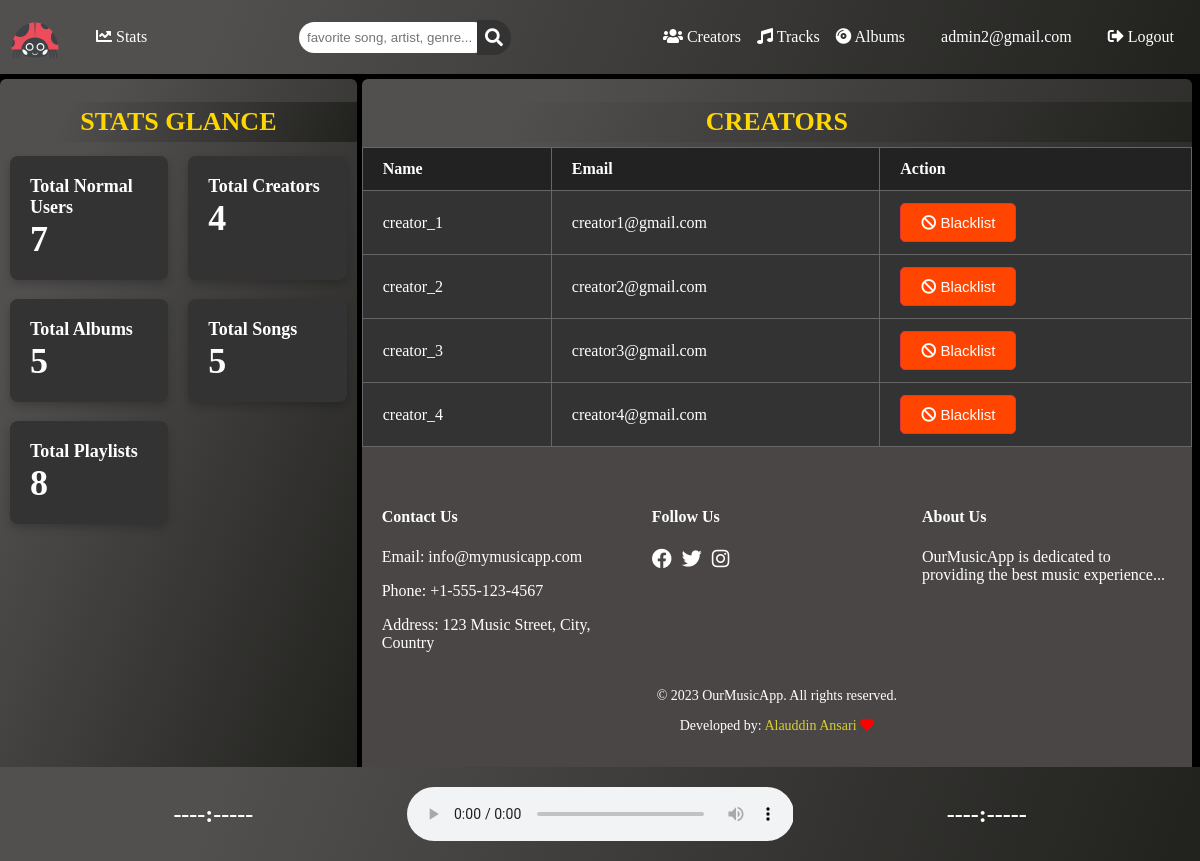
The app's page /all_creators (signed in), older data.
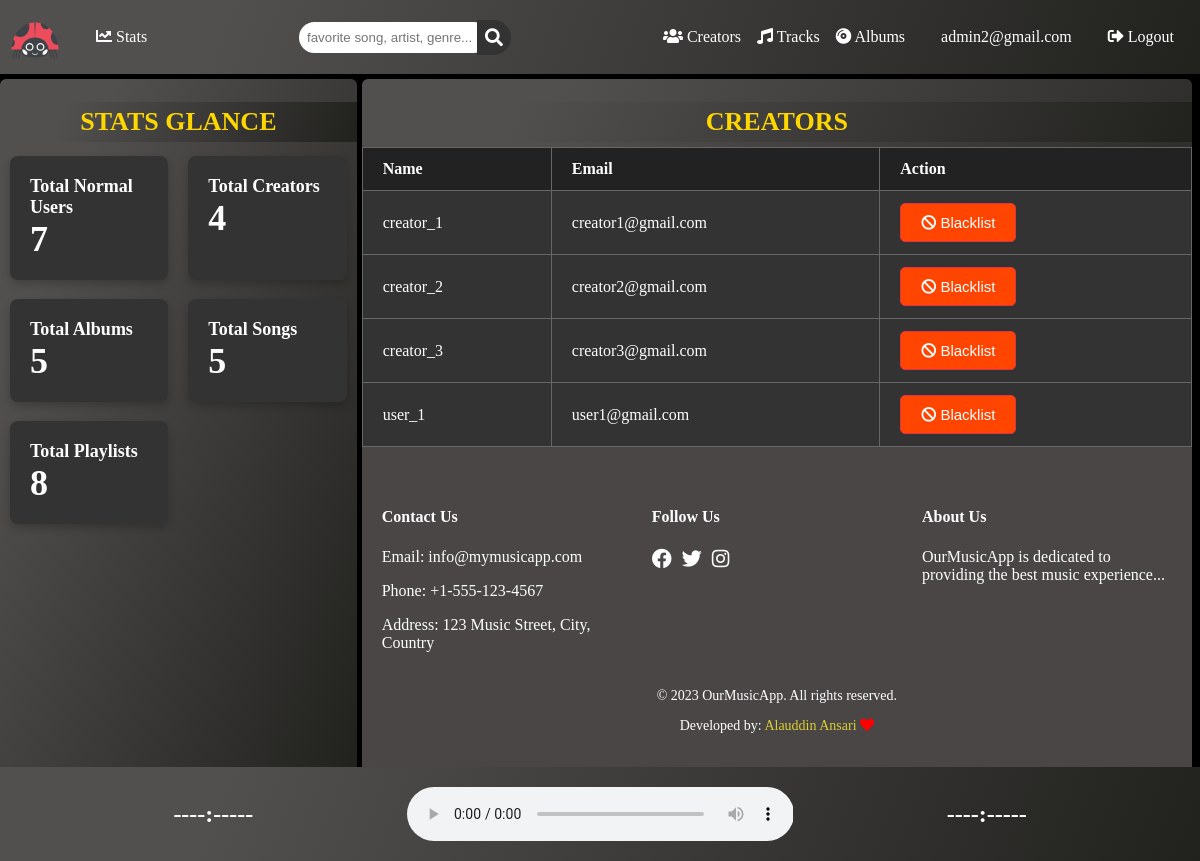
The same page, newer data.
### models/user_model.py (models this page shows)
class Admin(db.Model, UserMixin):
    id = db.Column(db.String(36), primary_key=True, default=generate_uuid, unique=True)
    username = db.Column(db.String(80), nullable=False)
    email = db.Column(db.String(120), unique=True, nullable=False)
    password = db.Column(db.String(80), nullable=False)
    role = db.Column(db.String(10), nullable=False, default='admin')

class User(db.Model, UserMixin):
    id = db.Column(db.String(36), primary_key=True, default=generate_uuid, unique=True)
    username = db.Column(db.String(80), nullable=False)
    email = db.Column(db.String(120), unique=True, nullable=False)
    password = db.Column(db.String(80), nullable=False)
    role = db.Column(db.String(10), nullable=False, default='user')

### views/user_view.py (the view)
class AllCreatorsView(MethodView):
    @admin_required
    def get(self):
        creators = User.query.filter_by(role='creator').all()
        is_flagged = list()
        for creator in creators:
            flagged_creator = FlaggedCreator.query.filter_by(user_id=creator.id).first()
            if flagged_creator:
                is_flagged.append(True)
            else:
                is_flagged.append(False)
        stats_data = admin_stats()
        return render_template('creators.html', creators=creators,is_flagged=is_flagged ,stats_data=stats_data)

### extensions/extension.py (called while the page is built)
@login_manager.user_loader
def load_user(user_id):
    from models.user_model import User, Admin
    admin = Admin.query.get(str(user_id))
    if admin is not None:
        return admin
    return User.query.get(str(user_id))

### templates/creators.html
{% extends 'layout.html' %}
{% block admin_visuals %}
    <table class="data-table">
        <h1 id="heading">CREATORS</h1>
        <thead>
            <tr>
                <th>Name</th>
                <th>Email</th>
                <th>Action</th>
            </tr>
        </thead>
        <tbody>
            {% for creator in creators %}
            <tr class="data-row">
                <td>{{ creator.username }}</td>
                <td>{{ creator.email }}</td>
                <td>
                    {% if is_flagged[loop.index0] %}
                        {% set action_url = url_for('user.unflag_creator', creator_id=creator.id) %}
                        <button id="delete-btn" onclick="showConfirmation('{{ action_url }}')" style="background-color:#149310; border-color:darkgreen"><i class="fas fa-check"></i> Whitelist</button>
                    {% else %}
                        {% set action_url = url_for('user.flag_creator', creator_id=creator.id, admin_id=current_user.id) %}
                        <button onclick="showConfirmation('{{ action_url }}')" style="background-color: orangered;margin-right: 10px" id="delete-btn">
                            <i class="fas fa-ban"></i> Blacklist
                        </button>
                    {% endif %}
                </td>
            </tr>
            {% endfor %}
        </tbody>
    </table>
{% endblock %}
{% block admin_stats %}
    <br>
    <h1 id="heading">STATS GLANCE</h1>
    <br><br><br>
    <div class="grid-container">
        {% for stat in stats_data %}
            <div class="stat-container" style="animation: none;">
                <div class="stat_heading">
                    <h1>{{ stat['heading'] }}</h1>
                </div>
                <div class="stat_data">
                    <h1>{{ stat['total'] }}</h1>
                </div>
            </div>
        {% endfor %}
    </div>
{% endblock %}

### templates/layout.html (shortened to what this page needs)
<!DOCTYPE html>
<html lang="en">
<head>
    <link rel="stylesheet" href="{{ url_for('static', filename='style.css') }}">
    <link rel="stylesheet" href="https://cdnjs.cloudflare.com/ajax/libs/font-awesome/5.15.4/css/all.min.css">
</head>
<body>
    {% block navbar %}
        <nav>
            <div class="navbar">
                <div class="left">
                    {% if current_user.is_authenticated %}
                    <a id="home" href="{{ url_for('user.dashboard') }}"><img id="logo" src="{{ url_for('static', filename='images/beetle_1.svg') }}" style="height: 50px; width: 50px"></a>
                    {% endif %}
                    {% if current_user.role == 'admin' %}
                    <a id="stats" href="{{url_for('admin.admin_visuals')}}"><i class="fas fa-chart-line"></i> Stats</a>
                    {% endif %}
                </div>
                <div class="middle">
                    {% if current_user.role == 'admin' %}
                        <form action="{{ url_for('admin.admin_search') }}" method="GET" class="search-form">
                            <div class="search-container">
                                <input id="search" type="text" name="query" placeholder="favorite song, artist, genre...">
                                <button type="submit" id="search-button"><i class="fas fa-search"></i></button>
                            </div>
                        </form>
                    {% endif %}
                </div>
                <div class="right">
                    {% if current_user.role == 'admin' %}
                    <a id="Creators" href="{{url_for('user.all_creators')}}"><i class="fas fa-users"></i> Creators</a>
                    <a id="Tracks" href="{{url_for('song.all_songs', genre='all')}}"><i class="fas fa-music"></i> Tracks</a>
                    <a id="Albums" href="{{url_for('album.all_albums')}}"><i class="fas fa-compact-disc"></i> Albums</a>
                    {% endif %}
                    <a id="user_name" href="#">{{current_user.email}}</a>
                    {% if current_user.is_authenticated %}
                        <a id="logout" href="{{url_for('user.logout')}}"><i class="fas fa-sign-out-alt"></i> Logout</a>
                    {% endif %}
                </div>
            </div>
        </nav>
    {% endblock %}
    <div class="content">
        <div class="column left-column">
            {% block admin_stats %}
            {% endblock %}
        </div>
        <div class="column right-column">
            {% block flash %}
                <br>
            {% endblock %}
            {% block admin_visuals %}
            {% endblock %}
            {% block footer %}
                <footer class="site-footer">
                    <div class="footer-content">
                        <div class="contact-info">
                            <h4>Contact Us</h4>
                            <p>Email: info@mymusicapp.com</p>
                            <p>Phone: +1-555-123-4567</p>
                            <p>Address: 123 Music Street, City, Country</p>
                        </div>
                        <div class="social-media">
                            <h4>Follow Us</h4>
                            <ul class="social-links">
                                <li><a href="#"><i class="fab fa-facebook"></i></a></li>
                                <li><a href="#"><i class="fab fa-twitter"></i></a></li>
                                <li><a href="#"><i class="fab fa-instagram"></i></a></li>
                            </ul>
                        </div>
                        <div class="about">
                            <h4>About Us</h4>
                            <p>OurMusicApp is dedicated to providing the best music experience...</p>
                        </div>
                    </div>
                    <div class="site-info">
                        <p>&copy; 2023 OurMusicApp. All rights reserved.</p>
                        <p>Developed by: <a href="https://github.com/git4alauddin">Alauddin Ansari <i style="color: red" class="fas fa-heart"></i></a></p>
                    </div>
                </footer>
            {% endblock %}
        </div>
    </div>
    {% block player %}
        <div class="audio_player">
            <div class="song_info">
                <h2>----:-----</h2>
            </div>
            <div class ="player">
                <audio controls autoplay>
                    <source src="#" type="audio/mpeg">
                </audio>
            </div>
            <div class="song_info">
                <h2>----:-----</h2>
            </div>
        </div>
    {% endblock %}
</body>
</html>

### static/style.css (style rules this page uses)
.navbar { background: rgb(33,33,30); background: linear-gradient(291deg, rgba(33,33,30,1) 0%, rgba(82,80,79,1) 82%); position: fixed; top: 0; left: 0; width: 100%; background-color: #333; display: flex; align-items: center; justify-content: space-between; padding: 2px; }
.navbar .left, .navbar .middle, .navbar .right { display: flex; align-items: center; margin-right: 20px; }
.navbar a, .navbar input { color: white; text-decoration: none; padding: 8px; }
#home { margin-right: 20px; }
#profile, #user_name, #uploaded_songs, #logout { margin-left: 20px; }
#search { padding: 8px; width: 174px; border-radius: 18px; border: none; color: black; }
#search-button { background: #333; color: white; border: none; padding: 8px; margin-left: -12px; border-top-right-radius: 19px; border-bottom-right-radius: 19px; }
.search-container { display: flex; align-items: center; position: relative; }
.search-form { margin: 0; }
.navbar .middle { margin-right: 20px; }
#search-button i { font-size: 18px; }
body { background: black; }
.content { display: flex; height: 81vh; margin-top:79px; }
.left-column { background: rgb(33,33,30); background: linear-gradient(291deg, rgba(33,33,30,1) 0%, rgba(82,80,79,1) 82%); color:azure; flex: 30%; overflow: hidden; height: 100%; margin-right: 5px; margin-left: -8px; border-radius: 6px; }
.right-column { background: rgb(33,33,30); background: linear-gradient(291deg, rgba(33,33,30,1) 0%, rgba(82,80,79,1) 82%); color:azure; flex: 70%; overflow-y: auto; height: 100%; border-radius: 6px; }
#heading { background: rgb(33,33,30); background: linear-gradient(291deg, rgba(33,33,30,1) 0%, rgba(82,80,79,1) 82%); font-size: 26px; margin: 5px; padding: 5px; border-radius: 0px; text-align: center; color: gold; margin-left: 0px; margin-right: 0px; }
#delete-btn { font-size: 15px; color: #fff; background-color: #dc3545; padding: 10px 20px; border: 1px solid #dc3545; border-radius: 5px; cursor: pointer; transition: background-color 0.3s ease, color 0.3s ease; }
.data-table { width: 100%; border-collapse: collapse; color: #fff; background: #333; animation: fadeIn 0.7s ease-out; }
.data-table th, .data-table td { padding: 12px 20px; text-align: left; border: 1px solid #666; }
.data-table th { background: #222; }
.data-row { transition: background-color 0.3s; }
.common-link, .creator-link, a { text-decoration: none; color: #d9ce34; }
.audio_player { background: rgb(33,33,30); background: linear-gradient(291deg, rgba(33,33,30,1) 0%, rgba(82,80,79,1) 82%); position: fixed; bottom: 0; left: 0; width: 100%; background-color: #333; color: white; padding: 20px; box-sizing: border-box; display: flex; align-items: center; justify-content: space-between; }
.audio_player .song_info, .audio_player .player, .audio_player .add_to_playlist { flex: 1; display: flex; align-items: center; justify-content: center; }
.audio_player h2 { margin: 0; }
.audio_player .player audio { width: 100%; }
.site-footer { background-color: rgb(74, 70, 70); color: #fff; padding: 40px 20px; }
.footer-content { display: flex; justify-content: space-around; align-items: flex-start; flex-wrap: wrap; gap: 20px; }
.contact-info, .social-media, .about { flex: 1; max-width: 300px; }
.social-links { list-style: none; padding: 0; display: flex; gap: 10px; }
.social-links a { color: #fff; font-size: 20px; }
.site-info { text-align: center; margin-top: 20px; font-size: 14px; }
.grid-container { display: flex; flex-wrap: wrap; justify-content: space-between; color: #fff; margin-top: -54px; }
.stat-container { width: calc(50% - 20px); background: #333; padding: 20px; margin-bottom: 20px; box-sizing: border-box; border-radius: 8px; box-shadow: 0 4px 8px rgba(0, 0, 0, 0.2); margin: 10px; margin-top: 9px; transition: all 0.3s ease; }
.stat_heading h1 { margin: 0; font-size: 18px; }
.stat_data h1 { margin: 0; font-size: 36px; }
.stat-container { animation: fadeIn 1.3s ease-in-out; }

Row changes from the older to the newer data that the page shows:
no longer on this page (row edited): User: username "creator_4", email "creator4@gmail.com"
now on this page (row edited): User: username "user_1", email "user1@gmail.com"
